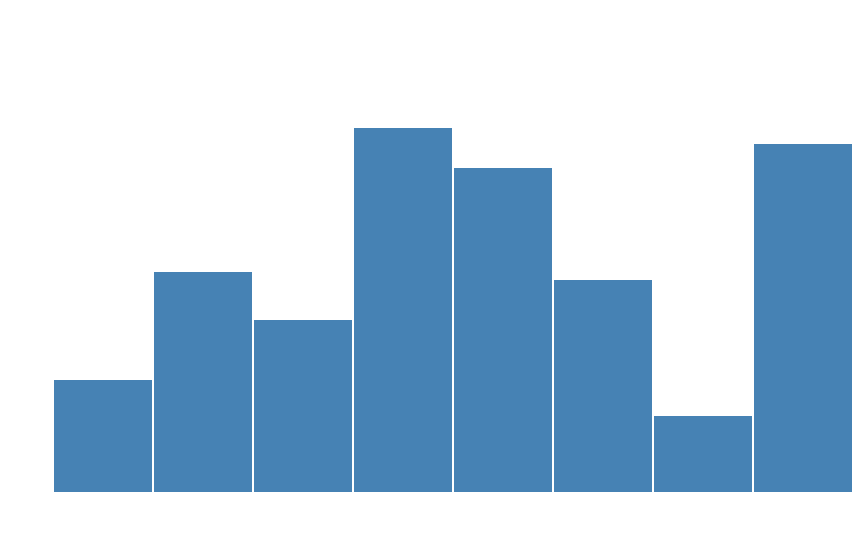

The Vega-Lite source for this figure:
### Vega specification from a JSON file in a GitHub repository (floating-point values rounded to 4 significant figures)
{"$schema": "https://vega.github.io/schema/vega/v3.0.json", "description": "bars", "width": 400, "height": 200, "padding": 5, "data": [{"name": "table", "values": [{"category": "A", "amount": 28}, {"category": "B", "amount": 55}, {"category": "C", "amount": 43}, {"category": "D", "amount": 91}, {"category": "E", "amount": 81}, {"category": "F", "amount": 53}, {"category": "G", "amount": 19}, {"category": "H", "amount": 87}], "on": [{"trigger": "changeAmount", "modify": "changeAmount.datum", "values": "{category: changeAmount.datum.category, amount: changeAmount.amount}"}]}], "signals": [{"name": "dataUpdate", "on": [{"events": {"signal": "changeAmount"}, "update": "{name: 'table', values: data('table')}"}]}, {"name": "selectedCategory", "value": {}, "on": [{"events": [{"type": "mousedown", "markname": "bar"}], "update": "datum"}, {"events": [{"type": "mouseup"}], "update": "{}"}]}, {"name": "changeAmount", "value": {"datum": {}}, "on": [{"events": [{"type": "mousemove", "between": [{"type": "mousedown"}, {"type": "mouseup"}]}, {"type": "click"}], "update": "{amount: round(invert('yscale', y())), datum: selectedCategory}", "filter": ["event.button === 0"]}]}, {"name": "tooltip", "value": {}, "on": [{"events": [{"type": "mouseover", "markname": "bar"}], "update": "datum"}, {"events": [{"type": "mouseout", "markname": "bar"}], "update": "{}"}]}], "scales": [{"name": "xscale", "type": "band", "domain": {"data": "table", "field": "category", "sort": {"field": "x", "op": "min"}}, "range": "width"}, {"name": "yscale", "domain": {"data": "table", "field": "amount"}, "nice": true, "range": "height"}], "axes": [{"orient": "bottom", "scale": "xscale", "encode": {"ticks": {"enter": {"stroke": {"value": "white"}}}, "labels": {"enter": {"fill": {"value": "white"}, "angle": {"value": 0}, "align": {"value": "left"}, "baseline": {"value": "middle"}, "dx": {"value": 3}}}, "domain": {"enter": {"stroke": {"value": "#fff"}}}}}, {"orient": "left", "scale": "yscale", "encode": {"ticks": {"enter": {"stroke": {"value": "white"}}}, "labels": {"enter": {"fill": {"value": "white"}, "angle": {"value": 0}, "align": {"value": "left"}, "baseline": {"value": "middle"}, "dx": {"value": 3}}}, "domain": {"enter": {"stroke": {"value": "#fff"}}}}}], "marks": [{"name": "feedback", "type": "text", "zindex": 3, "encode": {"enter": {"x": {"offset": 20}, "y": {"offset": -30}, "align": {"value": "center"}, "baseline": {"value": "bottom"}, "fill": {"value": "#fff"}, "text": {"value": ""}}, "update": {"text": {"signal": "changeAmount + ' ' + selectedCategory ? selectedCategory.category : ''"}}}}, {"type": "rect", "name": "bar", "from": {"data": "table"}, "encode": {"enter": {"x": {"scale": "xscale", "field": "category", "offset": 1}, "width": {"scale": "xscale", "band": 1, "offset": -1}, "y": {"scale": "yscale", "field": "amount"}, "y2": {"scale": "yscale", "value": 0}}, "update": {"x": {"scale": "xscale", "field": "category", "offset": 1}, "width": {"scale": "xscale", "band": 1, "offset": -1}, "y": {"scale": "yscale", "field": "amount"}, "y2": {"scale": "yscale", "value": 0}, "fill": [{"test": "datum.category === tooltip.category || datum.category === selectedCategory.category", "value": "orange"}, {"value": "steelblue"}]}}}, {"type": "text", "encode": {"enter": {"align": {"value": "center"}, "baseline": {"value": "bottom"}, "fill": {"value": "#fff"}}, "update": {"x": {"scale": "xscale", "signal": "tooltip.category", "band": 0.5}, "y": {"scale": "yscale", "signal": "tooltip.amount", "offset": -2}, "text": {"signal": "tooltip.amount"}}}}]}
